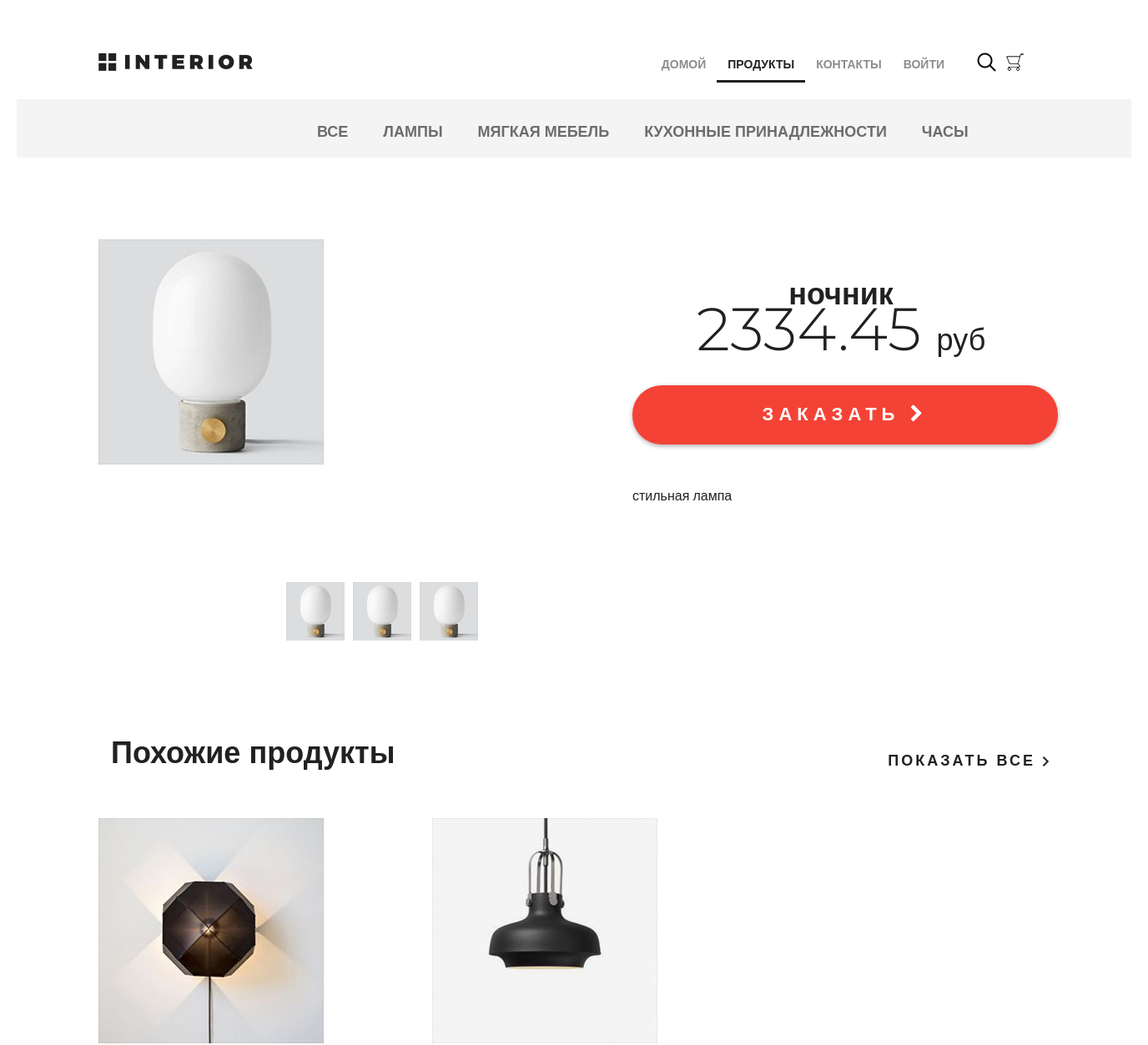
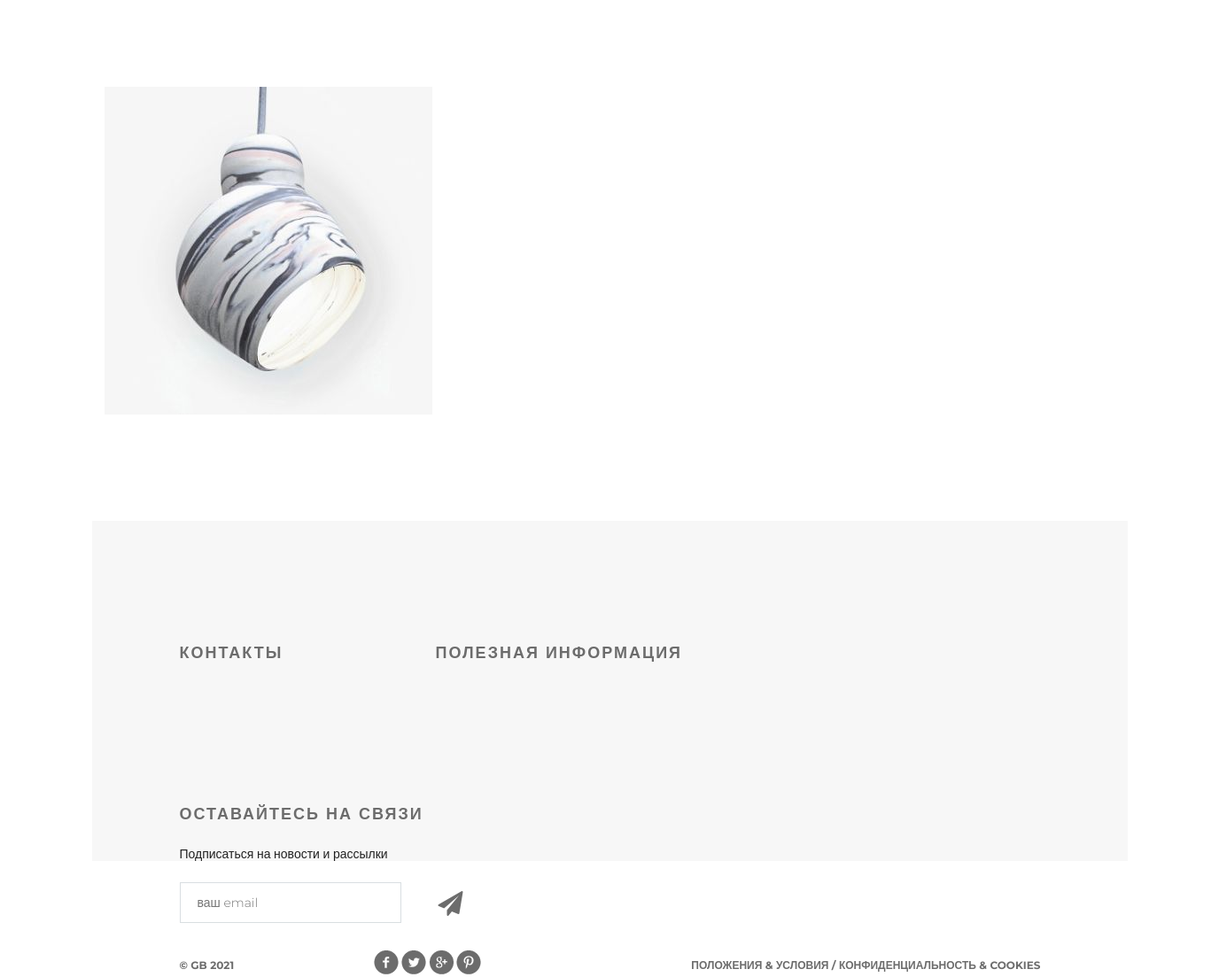
The app's page /products/product/12/ with its own data (2 pictures, top to bottom).
### mainapp/models.py (models this page shows, shortened)
class ProductCategory(models.Model):
    name = models.CharField(verbose_name='наиментование категории', max_length=64, unique=True)
    description = models.TextField(verbose_name='описание категории', blank=True)
    create_dt = models.DateTimeField(verbose_name='дата создания категории', auto_now_add=True)
    is_active = models.BooleanField(verbose_name='активна', default=True)

class Product(models.Model):
    category = models.ForeignKey(ProductCategory, on_delete=models.CASCADE)
    name = models.CharField(verbose_name='наименование продука', max_length=128)
    image = models.ImageField(upload_to='product_images', blank=True)
    short_desc = models.CharField(verbose_name='кратокое описание продукта', max_length=60, blank=True)
    description = models.TextField(verbose_name='описание продукта', blank=True)
    price = models.DecimalField(verbose_name='цена продукта', max_digits=8, decimal_places=2, default=0)
    quantity = models.PositiveIntegerField(verbose_name='количество на складе', default=0)
    is_active = models.BooleanField(verbose_name='активна', default=True)

### mainapp/views.py (the view)
# urls.py: path('product/<int:pk>/', mainapp.product, name='product'),
def product(request, pk):
    product = get_object_or_404(Product, pk=pk)
    title = product.name
    content = {
        'title': title,
        'links_menu': ProductCategory.objects.all(),
        'product': product,
        'same_products': get_same_products(product),
    }
    return render(request, 'mainapp/product.html', content)

### mainapp/context_processors.py (called while the page is built)
def basket(request):
    print(f'context processor basket works')
    basket = []
    if request.user.is_authenticated:
        basket = Basket.objects.filter(user=request.user).order_by('product__category')
    return {
        'basket': basket,
    }

### mainapp/views.py (called while the page is built)
def get_same_products(hot_product):
    return Product.objects.filter(category=hot_product.category).exclude(pk=hot_product.pk)[:3]

### mainapp/templates/mainapp/product.html (shortened to what this page needs)
<!DOCTYPE html>
{% extends 'mainapp/base.html' %}
{% block contant %}
    <div class="hero-white">
        <div class="header clearfix">
            {% include 'mainapp/includes/inc_main_menu.html' %}
        </div>
    </div>
    <div class="details">
        <div class="links clearfix">
            {% include 'mainapp/includes/inc_products_menu.html' %}
        </div>
        <div class="details-products">
            <div class="details-slider">
                <div class="slider-product">
                    <img src="/media/{{ product.image }}">
                </div>
                <div class="slider-control">
                    <div class="block">
                        <a href="#"><img src="/media/{{ product.image }}" alt="">
                        </a>
                    </div>
                    <div class="block">
                        <a href="#"><img src="/media/{{ product.image }}" alt="">
                        </a>
                    </div>
                    <div class="block">
                        <a href="#"><img src="/media/{{ product.image }}" alt="">
                        </a>
                    </div>
                </div>
            </div>
            <div class="description">
                <h3 class="big-bold">{{ product.name }}</h3>
                <p class="price"> {{ product.price }} <span>руб</span></p>
                <a href={% url 'basket:add' product.pk %} class="red-button">
                    заказать <i class="fa fa-chevron-right" aria-hidden="true"></i>
                </a>
                <div class="description-text">
                    {{ product.description }}
                </div>
            </div>
        </div>
        <div class="related">
            <div class="title clearfix">
                <h2>Похожие продукты</h2>
                <a class="explore" href="#">показать все <img src="/static/img/arrow.png" alt=""></a>
            </div>
            <div class="related-products clearfix">
                {% for product in same_products %}
                    <div class="block">
                        <a href="{% url 'products:product' product.pk %}"><img src="/media/{{ product.image }}" alt="">
                        </a>
                    </div>
                {% endfor %}
            </div>
        </div>
    </div>
{% endblock %}

### mainapp/templates/mainapp/includes/inc_products_menu.html (shortened to what this page needs)
<ul class="links-menu">
   <li><a href={% url 'products:category' 0 %}
           > все </a>
   </li>
    {% for link in links_menu %}
        <li><a href={% url 'products:category' link.pk %}
               >{{ link.name }}</a></li>
    {% endfor %}
</ul>

### static/css/style.css (style rules this page uses)
* { margin: 0; padding: 0; }
body { font-family: 'Montserrat', sans-serif; }
html, body { height: 100%; }
.slider-control .block a img { width: 70px; }
.clearfix:after { content: ""; display: block; clear: both; }
.explore { text-transform: uppercase; color: #212121; font-size: 18px; font-weight: 700; line-height: 24px; text-align: center; float: right; margin-top: 138px; letter-spacing: 3px; text-decoration: none; }
.big-bold { color: #212121; font-size: 36px; font-weight: 700; text-align: left; margin-bottom: 24px; line-height: 36px; }
.title { height: 152px; margin-right: 15px; }
.title h2 { float: left; margin-top: 118px; color: #212121; font-size: 36px; font-weight: 700; text-align: left; margin-left: 15px; }
.hero-white { background-color: #fff; height: 119px; padding-left: 98px; padding-right: 211px; position: relative; }
.links { height: 70px; background-color: #f4f4f4; position: relative; padding-left: 360px; }
.links-menu { margin: 27px auto 0px; position: absolute; }
.links-menu li { float: left; list-style-type: none; padding-right: 42px; }
.links-menu li a { text-decoration: none; color: #6c6c6c; font-size: 18px; font-weight: 700; text-transform: uppercase; }
.details-products { padding-left: 98px; padding-right: 98px; margin-top: 98px; height: 551px; }
.details-slider { width: 570px; float: left; margin-right: 30px; }
.slider-product { width: 570px; height: 400px; }
.slider-control { width: 420px; height: 70px; margin: 11px auto 0px; padding-left: 150px }
.slider-control .block { height: 70px; width: 70px; position: relative; float: left; margin-right: 10px; }
.description { width: 535px; float: right; padding-left: 35px }
.description .big-bold { color: #212121; font-size: 36px; font-weight: 700; text-align: center; margin-top: 47px; margin-bottom: 0px; }
.description .price { color: #212121; font-size: 72px; font-weight: 300; line-height: 48px; text-align: center; }
.description .price span { color: #212121; font-size: 36px; font-weight: 300; line-height: 48px; text-align: center; }
.red-button { display: block; height: 71px; width: 510px; border-radius: 35px; background-color: #f44336; text-align: center; text-transform: uppercase; text-decoration: none; color: #ffffff; font-size: 22px; font-weight: 700; line-height: 24px; box-shadow: 0px 2px 4.85px 0.15px rgba(33, 33, 33, 0.35); line-height: 70px; letter-spacing: 6px; margin-top: 31px; }
.description-text { margin-top: 50px; color: #212121; font-size: 16px; font-weight: 300; line-height: 24px; text-align: left; }
.related { padding: 0px 98px; }
.related .title { height: 143px; margin-right: 0; }
.related .title h2 { margin-top: 45px; }
.related .title .explore { margin-top: 62px; }
.related-products { margin-bottom: 120px; }
.related-products .block a img { float: left; }
.related-products .block { float: left; margin-right: 30px; display: block; height: 370px; width: 370px; position: relative; }
.related-products .block:nth-child(3n) { margin-right: 0px; }

### records on screen
ProductCategory: name "ЛАМПЫ"
ProductCategory: name "МЯГКАЯ МЕБЕЛЬ"
ProductCategory: name "КУХОННЫЕ ПРИНАДЛЕЖНОСТИ"
ProductCategory: name "ЧАСЫ"
Product: image (picture), name "ночник", price "2334.45", description "стильная лампа"
Product: image (picture)
Product: image (picture)
Product: image (picture)
